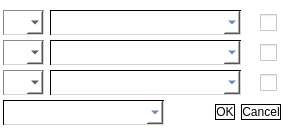
<?xml version="1.0" encoding="UTF-8"?>
<ui version="4.0">
 <class>Signalchoose</class>
 <widget class="QWidget" name="Signalchoose">
  <property name="geometry">
   <rect>
    <x>0</x>
    <y>0</y>
    <width>287</width>
    <height>138</height>
   </rect>
  </property>
  <property name="windowTitle">
   <string>Form</string>
  </property>
  <property name="styleSheet">
   <string notr="true">background-color: rgb(255, 255, 255);</string>
  </property>
  <widget class="QDialogButtonBox" name="buttonBox">
   <property name="geometry">
    <rect>
     <x>170</x>
     <y>102</y>
     <width>111</width>
     <height>21</height>
    </rect>
   </property>
   <property name="styleSheet">
    <string notr="true">QPushButton{
border:1px solid black}
QPushButton:hover{border: 2px solid ;
background-color: white;
border-right-color: rgb(255, 255, 255);
border-bottom-color: rgb(255, 255, 255);
border-top-color: rgb(136, 138, 133);
border-left-color: rgb(136, 138, 133);}

QPushButton:pressed{border: 2px solid ;
background-color: white;
border-right-color: rgb(136, 138, 133);
border-bottom-color: rgb(136, 138, 133);
border-top-color: rgb(136, 138, 133);
border-left-color: rgb(136, 138, 133); 
padding-left:3px; padding-top:3px;border-style: inset;}</string>
   </property>
   <property name="standardButtons">
    <set>QDialogButtonBox::Cancel|QDialogButtonBox::Ok</set>
   </property>
  </widget>
  <widget class="QComboBox" name="comboBox_color_2">
   <property name="geometry">
    <rect>
     <x>3</x>
     <y>40</y>
     <width>41</width>
     <height>25</height>
    </rect>
   </property>
   <property name="styleSheet">
    <string notr="true">QComboBox {
position:absolute;
border:1px solid green;
	background-color: rgb(255, 255, 255);
z-index:999;
text-align:right;/*无效*/
	border-top-color: rgb(136, 138, 133);
	border-left-color: rgb(136, 138, 133);
	border-right-color: rgb(211, 215, 207);
	border-bottom-color: rgb(211, 215, 207);
}</string>
   </property>
  </widget>
  <widget class="QComboBox" name="comboBox_color_3">
   <property name="geometry">
    <rect>
     <x>3</x>
     <y>70</y>
     <width>41</width>
     <height>25</height>
    </rect>
   </property>
   <property name="styleSheet">
    <string notr="true">QComboBox {
position:absolute;
border:1px solid green;
	background-color: rgb(255, 255, 255);
z-index:999;
text-align:right;/*无效*/
	border-top-color: rgb(136, 138, 133);
	border-left-color: rgb(136, 138, 133);
	border-right-color: rgb(211, 215, 207);
	border-bottom-color: rgb(211, 215, 207);
}</string>
   </property>
  </widget>
  <widget class="QComboBox" name="comboBox_color_7">
   <property name="geometry">
    <rect>
     <x>3</x>
     <y>100</y>
     <width>161</width>
     <height>25</height>
    </rect>
   </property>
   <property name="styleSheet">
    <string notr="true">QComboBox {
color: rgb(32, 74, 135);
position:absolute;
border:1px solid green;
	background-color: rgb(255, 255, 255);
z-index:999;
	font: 75 11pt &quot;aakar&quot;;
text-align:right;/*无效*/
	border-top-color: rgb(0, 0, 0);
	border-left-color: rgb(0, 0, 0);
	border-right-color: rgb(211, 215, 207);
	border-bottom-color: rgb(211, 215, 207);
}
</string>
   </property>
  </widget>
  <widget class="QComboBox" name="comboBox_signal">
   <property name="geometry">
    <rect>
     <x>50</x>
     <y>10</y>
     <width>191</width>
     <height>25</height>
    </rect>
   </property>
   <property name="palette">
    <palette>
     <active>
      <colorrole role="WindowText">
       <brush brushstyle="SolidPattern">
        <color alpha="255">
         <red>32</red>
         <green>74</green>
         <blue>135</blue>
        </color>
       </brush>
      </colorrole>
      <colorrole role="Button">
       <brush brushstyle="SolidPattern">
        <color alpha="255">
         <red>255</red>
         <green>255</green>
         <blue>255</blue>
        </color>
       </brush>
      </colorrole>
      <colorrole role="Text">
       <brush brushstyle="SolidPattern">
        <color alpha="255">
         <red>32</red>
         <green>74</green>
         <blue>135</blue>
        </color>
       </brush>
      </colorrole>
      <colorrole role="ButtonText">
       <brush brushstyle="SolidPattern">
        <color alpha="255">
         <red>32</red>
         <green>74</green>
         <blue>135</blue>
        </color>
       </brush>
      </colorrole>
      <colorrole role="Base">
       <brush brushstyle="SolidPattern">
        <color alpha="255">
         <red>255</red>
         <green>255</green>
         <blue>255</blue>
        </color>
       </brush>
      </colorrole>
      <colorrole role="Window">
       <brush brushstyle="SolidPattern">
        <color alpha="255">
         <red>255</red>
         <green>255</green>
         <blue>255</blue>
        </color>
       </brush>
      </colorrole>
     </active>
     <inactive>
      <colorrole role="WindowText">
       <brush brushstyle="SolidPattern">
        <color alpha="255">
         <red>32</red>
         <green>74</green>
         <blue>135</blue>
        </color>
       </brush>
      </colorrole>
      <colorrole role="Button">
       <brush brushstyle="SolidPattern">
        <color alpha="255">
         <red>255</red>
         <green>255</green>
         <blue>255</blue>
        </color>
       </brush>
      </colorrole>
      <colorrole role="Text">
       <brush brushstyle="SolidPattern">
        <color alpha="255">
         <red>32</red>
         <green>74</green>
         <blue>135</blue>
        </color>
       </brush>
      </colorrole>
      <colorrole role="ButtonText">
       <brush brushstyle="SolidPattern">
        <color alpha="255">
         <red>32</red>
         <green>74</green>
         <blue>135</blue>
        </color>
       </brush>
      </colorrole>
      <colorrole role="Base">
       <brush brushstyle="SolidPattern">
        <color alpha="255">
         <red>255</red>
         <green>255</green>
         <blue>255</blue>
        </color>
       </brush>
      </colorrole>
      <colorrole role="Window">
       <brush brushstyle="SolidPattern">
        <color alpha="255">
         <red>255</red>
         <green>255</green>
         <blue>255</blue>
        </color>
       </brush>
      </colorrole>
     </inactive>
     <disabled>
      <colorrole role="WindowText">
       <brush brushstyle="SolidPattern">
        <color alpha="255">
         <red>32</red>
         <green>74</green>
         <blue>135</blue>
        </color>
       </brush>
      </colorrole>
      <colorrole role="Button">
       <brush brushstyle="SolidPattern">
        <color alpha="255">
         <red>255</red>
         <green>255</green>
         <blue>255</blue>
        </color>
       </brush>
      </colorrole>
      <colorrole role="Text">
       <brush brushstyle="SolidPattern">
        <color alpha="255">
         <red>32</red>
         <green>74</green>
         <blue>135</blue>
        </color>
       </brush>
      </colorrole>
      <colorrole role="ButtonText">
       <brush brushstyle="SolidPattern">
        <color alpha="255">
         <red>32</red>
         <green>74</green>
         <blue>135</blue>
        </color>
       </brush>
      </colorrole>
      <colorrole role="Base">
       <brush brushstyle="SolidPattern">
        <color alpha="255">
         <red>255</red>
         <green>255</green>
         <blue>255</blue>
        </color>
       </brush>
      </colorrole>
      <colorrole role="Window">
       <brush brushstyle="SolidPattern">
        <color alpha="255">
         <red>255</red>
         <green>255</green>
         <blue>255</blue>
        </color>
       </brush>
      </colorrole>
     </disabled>
    </palette>
   </property>
   <property name="styleSheet">
    <string notr="true">QComboBox {
color: rgb(32, 74, 135);
position:absolute;
border:1px solid green;
	background-color: rgb(255, 255, 255);
z-index:999;
	font: 75 11pt &quot;aakar&quot;;
text-align:right;/*无效*/
	border-top-color: rgb(0, 0, 0);
	border-left-color: rgb(0, 0, 0);
	border-right-color: rgb(211, 215, 207);
	border-bottom-color: rgb(211, 215, 207);
}
</string>
   </property>
  </widget>
  <widget class="QComboBox" name="comboBox_color">
   <property name="geometry">
    <rect>
     <x>3</x>
     <y>10</y>
     <width>41</width>
     <height>25</height>
    </rect>
   </property>
   <property name="palette">
    <palette>
     <active>
      <colorrole role="WindowText">
       <brush brushstyle="SolidPattern">
        <color alpha="255">
         <red>0</red>
         <green>0</green>
         <blue>0</blue>
        </color>
       </brush>
      </colorrole>
      <colorrole role="Button">
       <brush brushstyle="SolidPattern">
        <color alpha="255">
         <red>255</red>
         <green>255</green>
         <blue>255</blue>
        </color>
       </brush>
      </colorrole>
      <colorrole role="Text">
       <brush brushstyle="SolidPattern">
        <color alpha="255">
         <red>0</red>
         <green>0</green>
         <blue>0</blue>
        </color>
       </brush>
      </colorrole>
      <colorrole role="ButtonText">
       <brush brushstyle="SolidPattern">
        <color alpha="255">
         <red>0</red>
         <green>0</green>
         <blue>0</blue>
        </color>
       </brush>
      </colorrole>
      <colorrole role="Base">
       <brush brushstyle="SolidPattern">
        <color alpha="255">
         <red>255</red>
         <green>255</green>
         <blue>255</blue>
        </color>
       </brush>
      </colorrole>
      <colorrole role="Window">
       <brush brushstyle="SolidPattern">
        <color alpha="255">
         <red>255</red>
         <green>255</green>
         <blue>255</blue>
        </color>
       </brush>
      </colorrole>
     </active>
     <inactive>
      <colorrole role="WindowText">
       <brush brushstyle="SolidPattern">
        <color alpha="255">
         <red>0</red>
         <green>0</green>
         <blue>0</blue>
        </color>
       </brush>
      </colorrole>
      <colorrole role="Button">
       <brush brushstyle="SolidPattern">
        <color alpha="255">
         <red>255</red>
         <green>255</green>
         <blue>255</blue>
        </color>
       </brush>
      </colorrole>
      <colorrole role="Text">
       <brush brushstyle="SolidPattern">
        <color alpha="255">
         <red>0</red>
         <green>0</green>
         <blue>0</blue>
        </color>
       </brush>
      </colorrole>
      <colorrole role="ButtonText">
       <brush brushstyle="SolidPattern">
        <color alpha="255">
         <red>0</red>
         <green>0</green>
         <blue>0</blue>
        </color>
       </brush>
      </colorrole>
      <colorrole role="Base">
       <brush brushstyle="SolidPattern">
        <color alpha="255">
         <red>255</red>
         <green>255</green>
         <blue>255</blue>
        </color>
       </brush>
      </colorrole>
      <colorrole role="Window">
       <brush brushstyle="SolidPattern">
        <color alpha="255">
         <red>255</red>
         <green>255</green>
         <blue>255</blue>
        </color>
       </brush>
      </colorrole>
     </inactive>
     <disabled>
      <colorrole role="WindowText">
       <brush brushstyle="SolidPattern">
        <color alpha="255">
         <red>0</red>
         <green>0</green>
         <blue>0</blue>
        </color>
       </brush>
      </colorrole>
      <colorrole role="Button">
       <brush brushstyle="SolidPattern">
        <color alpha="255">
         <red>255</red>
         <green>255</green>
         <blue>255</blue>
        </color>
       </brush>
      </colorrole>
      <colorrole role="Text">
       <brush brushstyle="SolidPattern">
        <color alpha="255">
         <red>0</red>
         <green>0</green>
         <blue>0</blue>
        </color>
       </brush>
      </colorrole>
      <colorrole role="ButtonText">
       <brush brushstyle="SolidPattern">
        <color alpha="255">
         <red>0</red>
         <green>0</green>
         <blue>0</blue>
        </color>
       </brush>
      </colorrole>
      <colorrole role="Base">
       <brush brushstyle="SolidPattern">
        <color alpha="255">
         <red>255</red>
         <green>255</green>
         <blue>255</blue>
        </color>
       </brush>
      </colorrole>
      <colorrole role="Window">
       <brush brushstyle="SolidPattern">
        <color alpha="255">
         <red>255</red>
         <green>255</green>
         <blue>255</blue>
        </color>
       </brush>
      </colorrole>
     </disabled>
    </palette>
   </property>
   <property name="styleSheet">
    <string notr="true">QComboBox {
position:absolute;
border:1px solid green;
	background-color: rgb(255, 255, 255);
z-index:999;
text-align:right;/*无效*/
	border-top-color: rgb(136, 138, 133);
	border-left-color: rgb(136, 138, 133);
	border-right-color: rgb(211, 215, 207);
	border-bottom-color: rgb(211, 215, 207);
}</string>
   </property>
  </widget>
  <widget class="QComboBox" name="comboBox_signal_2">
   <property name="geometry">
    <rect>
     <x>50</x>
     <y>40</y>
     <width>191</width>
     <height>25</height>
    </rect>
   </property>
   <property name="palette">
    <palette>
     <active>
      <colorrole role="WindowText">
       <brush brushstyle="SolidPattern">
        <color alpha="255">
         <red>32</red>
         <green>74</green>
         <blue>135</blue>
        </color>
       </brush>
      </colorrole>
      <colorrole role="Button">
       <brush brushstyle="SolidPattern">
        <color alpha="255">
         <red>255</red>
         <green>255</green>
         <blue>255</blue>
        </color>
       </brush>
      </colorrole>
      <colorrole role="Text">
       <brush brushstyle="SolidPattern">
        <color alpha="255">
         <red>32</red>
         <green>74</green>
         <blue>135</blue>
        </color>
       </brush>
      </colorrole>
      <colorrole role="ButtonText">
       <brush brushstyle="SolidPattern">
        <color alpha="255">
         <red>32</red>
         <green>74</green>
         <blue>135</blue>
        </color>
       </brush>
      </colorrole>
      <colorrole role="Base">
       <brush brushstyle="SolidPattern">
        <color alpha="255">
         <red>255</red>
         <green>255</green>
         <blue>255</blue>
        </color>
       </brush>
      </colorrole>
      <colorrole role="Window">
       <brush brushstyle="SolidPattern">
        <color alpha="255">
         <red>255</red>
         <green>255</green>
         <blue>255</blue>
        </color>
       </brush>
      </colorrole>
     </active>
     <inactive>
      <colorrole role="WindowText">
       <brush brushstyle="SolidPattern">
        <color alpha="255">
         <red>32</red>
         <green>74</green>
         <blue>135</blue>
        </color>
       </brush>
      </colorrole>
      <colorrole role="Button">
       <brush brushstyle="SolidPattern">
        <color alpha="255">
         <red>255</red>
         <green>255</green>
         <blue>255</blue>
        </color>
       </brush>
      </colorrole>
      <colorrole role="Text">
       <brush brushstyle="SolidPattern">
        <color alpha="255">
         <red>32</red>
         <green>74</green>
         <blue>135</blue>
        </color>
       </brush>
      </colorrole>
      <colorrole role="ButtonText">
       <brush brushstyle="SolidPattern">
        <color alpha="255">
         <red>32</red>
         <green>74</green>
         <blue>135</blue>
        </color>
       </brush>
      </colorrole>
      <colorrole role="Base">
       <brush brushstyle="SolidPattern">
        <color alpha="255">
         <red>255</red>
         <green>255</green>
         <blue>255</blue>
        </color>
       </brush>
      </colorrole>
      <colorrole role="Window">
       <brush brushstyle="SolidPattern">
        <color alpha="255">
         <red>255</red>
         <green>255</green>
         <blue>255</blue>
        </color>
       </brush>
      </colorrole>
     </inactive>
     <disabled>
      <colorrole role="WindowText">
       <brush brushstyle="SolidPattern">
        <color alpha="255">
         <red>32</red>
         <green>74</green>
         <blue>135</blue>
        </color>
       </brush>
      </colorrole>
      <colorrole role="Button">
       <brush brushstyle="SolidPattern">
        <color alpha="255">
         <red>255</red>
         <green>255</green>
         <blue>255</blue>
        </color>
       </brush>
      </colorrole>
      <colorrole role="Text">
       <brush brushstyle="SolidPattern">
        <color alpha="255">
         <red>32</red>
         <green>74</green>
         <blue>135</blue>
        </color>
       </brush>
      </colorrole>
      <colorrole role="ButtonText">
       <brush brushstyle="SolidPattern">
        <color alpha="255">
         <red>32</red>
         <green>74</green>
         <blue>135</blue>
        </color>
       </brush>
      </colorrole>
      <colorrole role="Base">
       <brush brushstyle="SolidPattern">
        <color alpha="255">
         <red>255</red>
         <green>255</green>
         <blue>255</blue>
        </color>
       </brush>
      </colorrole>
      <colorrole role="Window">
       <brush brushstyle="SolidPattern">
        <color alpha="255">
         <red>255</red>
         <green>255</green>
         <blue>255</blue>
        </color>
       </brush>
      </colorrole>
     </disabled>
    </palette>
   </property>
   <property name="styleSheet">
    <string notr="true">QComboBox {
color: rgb(32, 74, 135);
position:absolute;
border:1px solid green;
	background-color: rgb(255, 255, 255);
z-index:999;
	font: 75 11pt &quot;aakar&quot;;
text-align:right;/*无效*/
	border-top-color: rgb(0, 0, 0);
	border-left-color: rgb(0, 0, 0);
	border-right-color: rgb(211, 215, 207);
	border-bottom-color: rgb(211, 215, 207);
}
</string>
   </property>
  </widget>
  <widget class="QComboBox" name="comboBox_signal_3">
   <property name="geometry">
    <rect>
     <x>50</x>
     <y>70</y>
     <width>191</width>
     <height>25</height>
    </rect>
   </property>
   <property name="palette">
    <palette>
     <active>
      <colorrole role="WindowText">
       <brush brushstyle="SolidPattern">
        <color alpha="255">
         <red>32</red>
         <green>74</green>
         <blue>135</blue>
        </color>
       </brush>
      </colorrole>
      <colorrole role="Button">
       <brush brushstyle="SolidPattern">
        <color alpha="255">
         <red>255</red>
         <green>255</green>
         <blue>255</blue>
        </color>
       </brush>
      </colorrole>
      <colorrole role="Text">
       <brush brushstyle="SolidPattern">
        <color alpha="255">
         <red>32</red>
         <green>74</green>
         <blue>135</blue>
        </color>
       </brush>
      </colorrole>
      <colorrole role="ButtonText">
       <brush brushstyle="SolidPattern">
        <color alpha="255">
         <red>32</red>
         <green>74</green>
         <blue>135</blue>
        </color>
       </brush>
      </colorrole>
      <colorrole role="Base">
       <brush brushstyle="SolidPattern">
        <color alpha="255">
         <red>255</red>
         <green>255</green>
         <blue>255</blue>
        </color>
       </brush>
      </colorrole>
      <colorrole role="Window">
       <brush brushstyle="SolidPattern">
        <color alpha="255">
         <red>255</red>
         <green>255</green>
         <blue>255</blue>
        </color>
       </brush>
      </colorrole>
     </active>
     <inactive>
      <colorrole role="WindowText">
       <brush brushstyle="SolidPattern">
        <color alpha="255">
         <red>32</red>
         <green>74</green>
         <blue>135</blue>
        </color>
       </brush>
      </colorrole>
      <colorrole role="Button">
       <brush brushstyle="SolidPattern">
        <color alpha="255">
         <red>255</red>
         <green>255</green>
         <blue>255</blue>
        </color>
       </brush>
      </colorrole>
      <colorrole role="Text">
       <brush brushstyle="SolidPattern">
        <color alpha="255">
         <red>32</red>
         <green>74</green>
         <blue>135</blue>
        </color>
       </brush>
      </colorrole>
      <colorrole role="ButtonText">
       <brush brushstyle="SolidPattern">
        <color alpha="255">
         <red>32</red>
         <green>74</green>
         <blue>135</blue>
        </color>
       </brush>
      </colorrole>
      <colorrole role="Base">
       <brush brushstyle="SolidPattern">
        <color alpha="255">
         <red>255</red>
         <green>255</green>
         <blue>255</blue>
        </color>
       </brush>
      </colorrole>
      <colorrole role="Window">
       <brush brushstyle="SolidPattern">
        <color alpha="255">
         <red>255</red>
         <green>255</green>
         <blue>255</blue>
        </color>
       </brush>
      </colorrole>
     </inactive>
     <disabled>
      <colorrole role="WindowText">
       <brush brushstyle="SolidPattern">
        <color alpha="255">
         <red>32</red>
         <green>74</green>
         <blue>135</blue>
        </color>
       </brush>
      </colorrole>
      <colorrole role="Button">
       <brush brushstyle="SolidPattern">
        <color alpha="255">
         <red>255</red>
         <green>255</green>
         <blue>255</blue>
        </color>
       </brush>
      </colorrole>
      <colorrole role="Text">
       <brush brushstyle="SolidPattern">
        <color alpha="255">
         <red>32</red>
         <green>74</green>
         <blue>135</blue>
        </color>
       </brush>
      </colorrole>
      <colorrole role="ButtonText">
       <brush brushstyle="SolidPattern">
        <color alpha="255">
         <red>32</red>
         <green>74</green>
         <blue>135</blue>
        </color>
       </brush>
      </colorrole>
      <colorrole role="Base">
       <brush brushstyle="SolidPattern">
        <color alpha="255">
         <red>255</red>
         <green>255</green>
         <blue>255</blue>
        </color>
       </brush>
      </colorrole>
      <colorrole role="Window">
       <brush brushstyle="SolidPattern">
        <color alpha="255">
         <red>255</red>
         <green>255</green>
         <blue>255</blue>
        </color>
       </brush>
      </colorrole>
     </disabled>
    </palette>
   </property>
   <property name="styleSheet">
    <string notr="true">QComboBox {
color: rgb(32, 74, 135);
position:absolute;
border:1px solid green;
	background-color: rgb(255, 255, 255);
z-index:999;
	font: 75 11pt &quot;aakar&quot;;
text-align:right;/*无效*/
	border-top-color: rgb(0, 0, 0);
	border-left-color: rgb(0, 0, 0);
	border-right-color: rgb(211, 215, 207);
	border-bottom-color: rgb(211, 215, 207);
}
</string>
   </property>
  </widget>
  <widget class="QCheckBox" name="checkBox">
   <property name="geometry">
    <rect>
     <x>260</x>
     <y>12</y>
     <width>21</width>
     <height>21</height>
    </rect>
   </property>
   <property name="styleSheet">
    <string notr="true">QCheckBox {
    spacing: 5px; 
}
 
QCheckBox::indicator {
    width: 17px;
    height: 17px;

}</string>
   </property>
   <property name="text">
    <string/>
   </property>
   <property name="iconSize">
    <size>
     <width>16</width>
     <height>16</height>
    </size>
   </property>
  </widget>
  <widget class="QCheckBox" name="checkBox_2">
   <property name="geometry">
    <rect>
     <x>260</x>
     <y>42</y>
     <width>21</width>
     <height>21</height>
    </rect>
   </property>
   <property name="styleSheet">
    <string notr="true">QCheckBox {
    spacing: 5px; 
}
 
QCheckBox::indicator {
    width: 17px;
    height: 17px;

}</string>
   </property>
   <property name="text">
    <string/>
   </property>
   <property name="iconSize">
    <size>
     <width>16</width>
     <height>16</height>
    </size>
   </property>
  </widget>
  <widget class="QCheckBox" name="checkBox_3">
   <property name="geometry">
    <rect>
     <x>260</x>
     <y>72</y>
     <width>21</width>
     <height>21</height>
    </rect>
   </property>
   <property name="styleSheet">
    <string notr="true">QCheckBox {
    spacing: 5px; 
}
 
QCheckBox::indicator {
    width: 17px;
    height: 17px;

}</string>
   </property>
   <property name="text">
    <string/>
   </property>
   <property name="iconSize">
    <size>
     <width>16</width>
     <height>16</height>
    </size>
   </property>
  </widget>
 </widget>
 <resources/>
 <connections/>
</ui>
